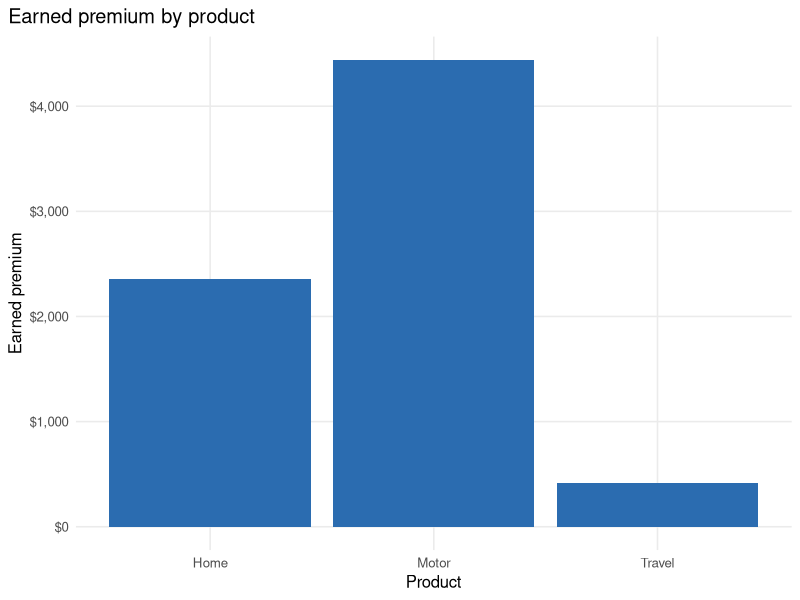
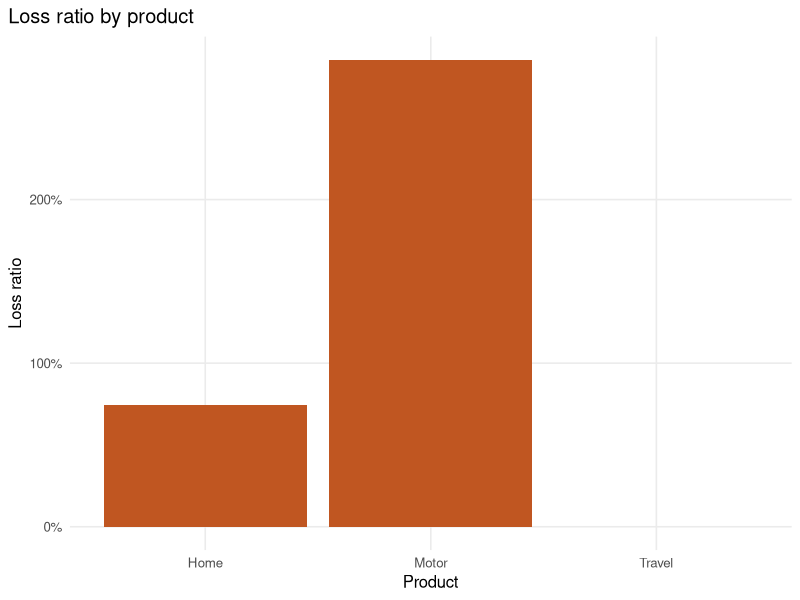
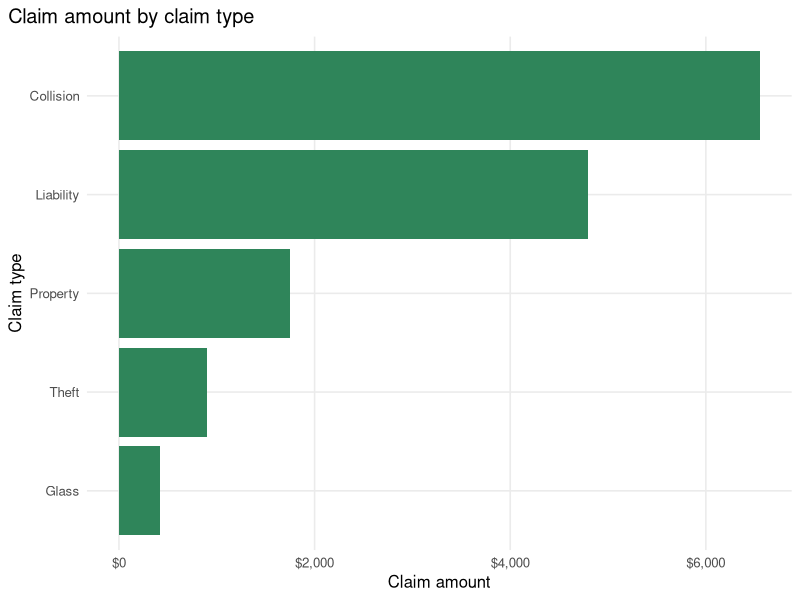
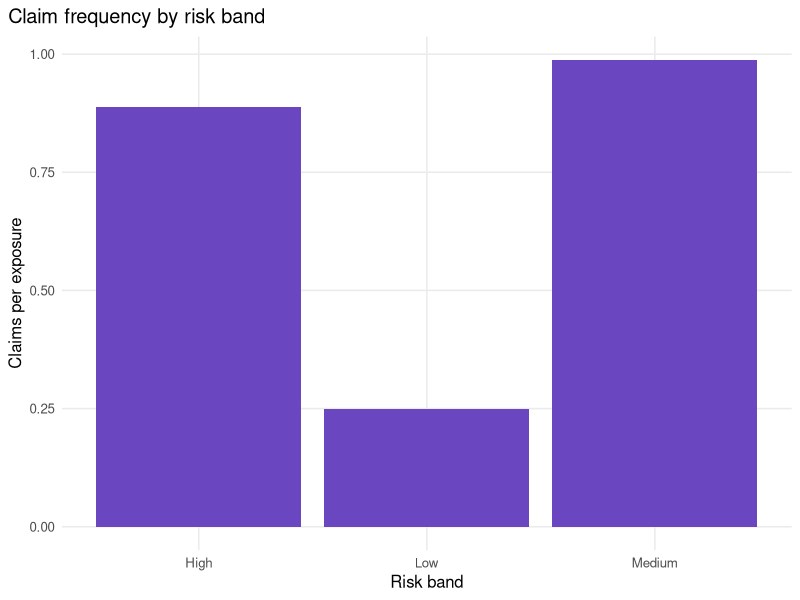

Generate these figures, in order, with R:
## ---- chunk 1
#| label: setup
#| message: false
#| warning: false

# These packages are enough for the whole mini-project.
# dplyr: data manipulation
# readr: reading and writing CSV files
# ggplot2: charts
# scales: axis labels such as percentages and currency
# knitr: simple tables in the rendered report
library(dplyr)
library(readr)
library(ggplot2)
library(scales)
library(knitr)
## ---- chunk 2
#| label: import-data

policies <- read_csv("../data/raw/policies.csv", show_col_types = FALSE)
claims <- read_csv("../data/raw/claims.csv", show_col_types = FALSE)

# Convert date columns from text to Date objects.
# This lets R compare dates correctly later.
policies <- policies |>
  mutate(policy_start = as.Date(policy_start))

claims <- claims |>
  mutate(claim_date = as.Date(claim_date))

glimpse(policies)
glimpse(claims)
## ---- chunk 3
#| label: row-counts

row_counts <- tibble(
  dataset = c("policies", "claims"),
  rows = c(nrow(policies), nrow(claims)),
  columns = c(ncol(policies), ncol(claims))
)

kable(row_counts)
## ---- chunk 4
#| label: missing-values

# Count missing values in every column of a data frame.
count_missing <- function(data, dataset_name) {
  data |>
    summarise(across(everything(), ~ sum(is.na(.x)))) |>
    tidyr::pivot_longer(
      cols = everything(),
      names_to = "column",
      values_to = "missing_values"
    ) |>
    mutate(dataset = dataset_name, .before = column)
}

missing_summary <- bind_rows(
  count_missing(policies, "policies"),
  count_missing(claims, "claims")
)

kable(missing_summary)
## ---- chunk 5
#| label: duplicates

duplicate_checks <- tibble(
  check = c("Duplicate policy_id in policies", "Duplicate claim_id in claims"),
  duplicates = c(
    sum(duplicated(policies$policy_id)),
    sum(duplicated(claims$claim_id))
  )
)

kable(duplicate_checks)
## ---- chunk 6
#| label: policy-id-checks

unmatched_claims <- claims |>
  anti_join(policies, by = "policy_id")

kable(unmatched_claims)
## ---- chunk 7
#| label: date-checks

claim_date_checks <- claims |>
  inner_join(policies |> select(policy_id, policy_start), by = "policy_id") |>
  mutate(claim_before_policy_start = claim_date < policy_start)

claims_before_policy_start <- claim_date_checks |>
  filter(claim_before_policy_start)

kable(claims_before_policy_start)
## ---- chunk 8
#| label: numeric-range-checks

range_checks <- tibble(
  check = c(
    "Driver age outside 16 to 100",
    "Risk score outside 0 to 1",
    "Exposure less than or equal to 0",
    "Earned premium less than 0",
    "Claim amount less than 0"
  ),
  flagged_rows = c(
    sum(policies$driver_age < 16 | policies$driver_age > 100, na.rm = TRUE),
    sum(policies$risk_score < 0 | policies$risk_score > 1, na.rm = TRUE),
    sum(policies$exposure <= 0, na.rm = TRUE),
    sum(policies$earned_premium < 0, na.rm = TRUE),
    sum(claims$claim_amount < 0, na.rm = TRUE)
  )
)

kable(range_checks)
## ---- chunk 9
#| label: joined-portfolio

# Keep only claims that match a known policy.
# The unmatched claim remains documented above, but is excluded from portfolio metrics.
valid_claims <- claims |>
  semi_join(policies, by = "policy_id")

claims_by_policy <- valid_claims |>
  group_by(policy_id) |>
  summarise(
    claim_count = n(),
    claim_amount = sum(claim_amount, na.rm = TRUE),
    first_claim_date = min(claim_date),
    has_open_claim = any(!closed),
    .groups = "drop"
  )

portfolio <- policies |>
  left_join(claims_by_policy, by = "policy_id") |>
  mutate(
    # Policies with no claims should have zero claim count and zero claim amount.
    claim_count = if_else(is.na(claim_count), 0L, claim_count),
    claim_amount = if_else(is.na(claim_amount), 0, claim_amount),
    has_open_claim = if_else(is.na(has_open_claim), FALSE, has_open_claim)
  )

kable(portfolio)
## ---- chunk 10
#| label: derived-measures

portfolio <- portfolio |>
  mutate(
    age_band = cut(
      driver_age,
      breaks = c(0, 25, 40, 60, Inf),
      labels = c("Under 25", "25-40", "41-60", "61+"),
      right = FALSE
    ),
    risk_band = case_when(
      risk_score < 0.40 ~ "Low",
      risk_score < 0.65 ~ "Medium",
      TRUE ~ "High"
    ),
    claim_frequency = claim_count / exposure,
    average_severity = if_else(claim_count > 0, claim_amount / claim_count, 0),
    pure_premium = claim_amount / exposure,
    loss_ratio = claim_amount / earned_premium
  )

kable(
  portfolio |>
    select(
      policy_id, product, region, exposure, earned_premium,
      claim_count, claim_amount, claim_frequency,
      average_severity, pure_premium, loss_ratio
    )
)
## ---- chunk 11
#| label: portfolio-metrics

portfolio_metrics <- portfolio |>
  summarise(
    policies = n(),
    total_exposure = sum(exposure),
    total_earned_premium = sum(earned_premium),
    total_claim_count = sum(claim_count),
    total_claim_amount = sum(claim_amount),
    claim_frequency = total_claim_count / total_exposure,
    average_severity = total_claim_amount / total_claim_count,
    pure_premium = total_claim_amount / total_exposure,
    loss_ratio = total_claim_amount / total_earned_premium
  )

kable(portfolio_metrics)
## ---- chunk 12
#| label: segment-summary-function

# A small reusable function keeps repeated summaries consistent.
summarise_segment <- function(data, group_variable) {
  data |>
    group_by({{ group_variable }}) |>
    summarise(
      policies = n(),
      exposure = sum(exposure),
      earned_premium = sum(earned_premium),
      claim_count = sum(claim_count),
      claim_amount = sum(claim_amount),
      claim_frequency = claim_count / exposure,
      average_severity = if_else(claim_count > 0, claim_amount / claim_count, 0),
      pure_premium = claim_amount / exposure,
      loss_ratio = claim_amount / earned_premium,
      .groups = "drop"
    )
}

summary_by_product <- summarise_segment(portfolio, product)
summary_by_region <- summarise_segment(portfolio, region)
summary_by_age <- summarise_segment(portfolio, age_band)
summary_by_risk <- summarise_segment(portfolio, risk_band)

kable(summary_by_product)
## ---- chunk 13
#| label: plot-theme

theme_actex <- function() {
  theme_minimal(base_size = 12) +
    theme(
      plot.title.position = "plot",
      panel.grid.minor = element_blank(),
      legend.position = "bottom"
    )
}
## ---- chunk 14
#| label: plot-earned-premium

ggplot(summary_by_product, aes(x = product, y = earned_premium)) +
  geom_col(fill = "#2B6CB0") +
  scale_y_continuous(labels = dollar) +
  labs(
    title = "Earned premium by product",
    x = "Product",
    y = "Earned premium"
  ) +
  theme_actex()
## ---- chunk 15
#| label: plot-loss-ratio

ggplot(summary_by_product, aes(x = product, y = loss_ratio)) +
  geom_col(fill = "#C05621") +
  scale_y_continuous(labels = percent) +
  labs(
    title = "Loss ratio by product",
    x = "Product",
    y = "Loss ratio"
  ) +
  theme_actex()
## ---- chunk 16
#| label: plot-claim-type

valid_claims |>
  group_by(claim_type) |>
  summarise(claim_amount = sum(claim_amount), .groups = "drop") |>
  ggplot(aes(x = reorder(claim_type, claim_amount), y = claim_amount)) +
  geom_col(fill = "#2F855A") +
  coord_flip() +
  scale_y_continuous(labels = dollar) +
  labs(
    title = "Claim amount by claim type",
    x = "Claim type",
    y = "Claim amount"
  ) +
  theme_actex()
## ---- chunk 17
#| label: plot-risk-band-frequency

ggplot(summary_by_risk, aes(x = risk_band, y = claim_frequency)) +
  geom_col(fill = "#6B46C1") +
  scale_y_continuous(labels = number_format(accuracy = 0.01)) +
  labs(
    title = "Claim frequency by risk band",
    x = "Risk band",
    y = "Claims per exposure"
  ) +
  theme_actex()
## ---- chunk 18
#| label: save-processed-data

dir.create("../data/processed", showWarnings = FALSE, recursive = TRUE)

write_csv(portfolio, "../data/processed/portfolio_clean.csv")
